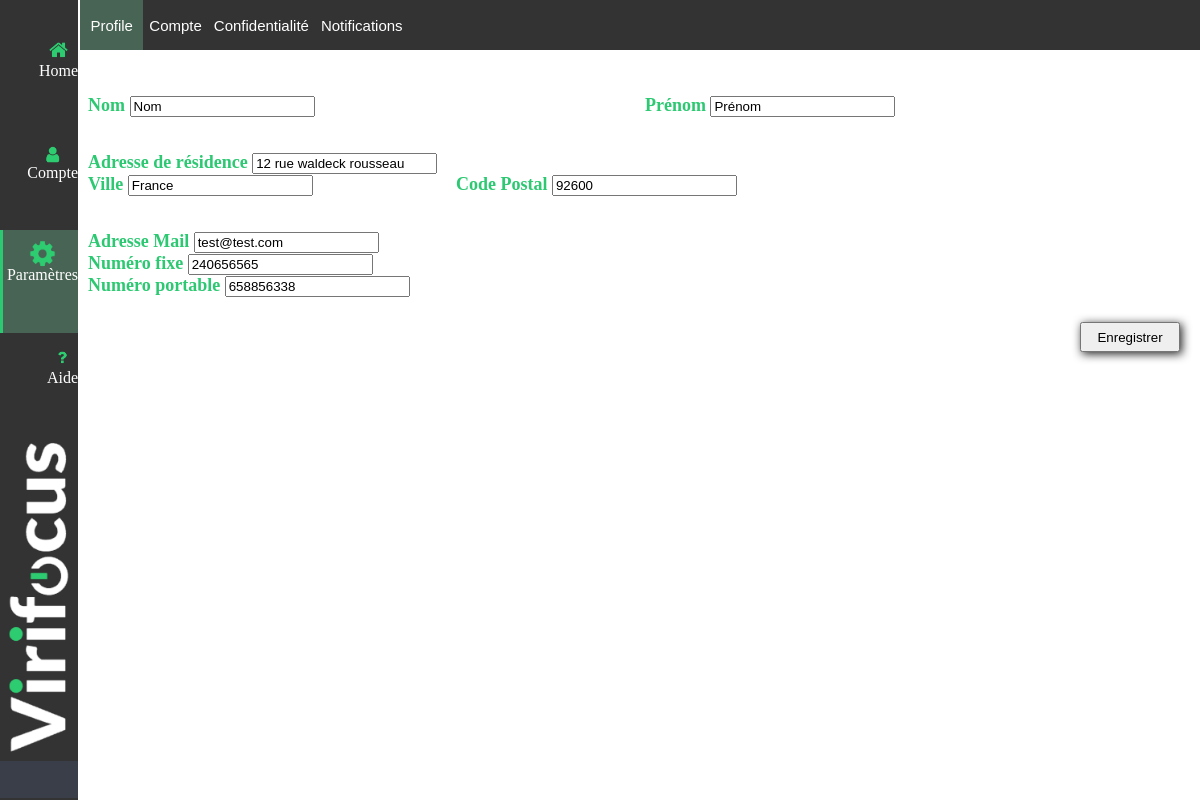
Page /parametres.php (signed in) on the committed database.
### tables this page shows
CREATE TABLE IF NOT EXISTS `users` (
  `id` int(11) NOT NULL AUTO_INCREMENT,
  `mail` varchar(40) DEFAULT NULL,
  `password` text,
  `name` varchar(30) DEFAULT NULL,
  `firstname` varchar(30) DEFAULT NULL,
  `address` text,
  `postal_code` int(20) DEFAULT NULL,
  `city` varchar(30) DEFAULT NULL,
  `country` varchar(30) DEFAULT NULL,
  `phone_number_home` int(20) DEFAULT NULL,
  `phone_number_portable` int(20) DEFAULT NULL,
  `type` varchar(20) DEFAULT NULL,
  `pass_token` varchar(10) DEFAULT NULL,
  `date` datetime DEFAULT NULL,
  PRIMARY KEY (`id`)
);

### parametres.php (the view, shortened to what this page needs)
<!DOCTYPE html>
<html>
<head>
    <link rel="stylesheet" href="parametres.css"/>
	<?php
		try
		{
			$bdd = new PDO('mysql:host=localapp;dbname=virifocus;charset=utf8', 'root', '');
		}
		catch(Exception $e)
		{
				die('Erreur : '.$e->getMessage());
				echo "ERREUR BDD ERREUR BDD ERREUR BDD";
		}
		$req = $bdd->prepare('SELECT * FROM users WHERE mail=?');
		$req->execute(array($_SESSION['mail']));
		 while ($donnees = $req->fetch()) {
		     $name = $donnees['name'];
		     $firstname = $donnees['firstname'];
		     $address = $donnees['address'];
		     $postal_code = $donnees['postal_code'];
		     $country = $donnees['country'];
		     $mail = $donnees['mail'];
		     $phone_number_home = $donnees['phone_number_home'];
		     $phone_number_portable = $donnees['phone_number_portable'];
		}
	?>
</head>
<body class="fond">
            <div id="site">
			<?php
				include "header.php";
			?>
				<div class="tab">
				<button class="tablinks" id="tablink1">Profile</button>
				<button class="tablinks" id="tablink2">Compte</button>
				<button class="tablinks" id="tablink3">Confidentialit&eacute;</button>
				<button class="tablinks" id="tablink4">Notifications</button>
				</div>
				<div class="tabcontent" id="profile">
				<form class="profile_form" action="parametres_post.php" method="post">
					<div class="bloc" id="bloc_profile_1">
						<div id="name">
							<span class="tag" id="tag_name"> Nom </span>
							<input type="text" id="name" name="name" value="<?php echo $name;?>">
						</div>
						<div id="firstname">
							<span class="tag"> Prénom </span>
							<input type="text" name="firstname" value="<?php echo $firstname;?>">
						</div>
					</div>
					<div class="bloc" id="bloc_profile_2">
						<div class="row" id="bloc_profile_2_row_1">
    						<div id="address">
    							<span class="tag"> Adresse de résidence </span>
    							<input type="text" name="address" value="<?php echo $address;?>">
    						</div>
    					</div>
						<div class="row" id="bloc_profile_2_row_2">
    						<div id="country">
    							<span class="tag"> Ville </span>
    							<input type="text" name="country" value="<?php echo $country;?>">
    						</div>
    						<div id="city">
    							<span class="tag"> Code Postal </span>
    							<input type="text" name="postal_code" value="<?php echo $postal_code;?>">
    						</div>
    					</div>
					</div>
					<div class="bloc" id="bloc_profile_3">
						<div id="mail">
							<span class="tag"> Adresse Mail </span>
							<input type="text" name="mail" value="<?php echo $mail;?>">
						</div>
						<div id="fixe">
							<span class="tag"> Numéro fixe </span>
							<input type="text" name="number_home" value="<?php echo $phone_number_home?>">
						</div>
						<div id="phone">
							<span class="tag"> Numéro portable </span>
							<input type="text" name="phone_number" value="<?php echo $phone_number_portable;?>">
						</div>
					</div>
					<input class="enregistrer" type="submit" value="Enregistrer">
				</form>
				</div>
			<?php
				include "footer.php";
			?>
			</div>
</body>
</html>

### parametres.css (style rules this page uses)
body { padding:0; margin:0; width:auto; }
#site { display: grid; grid-template-columns: 2fr 28fr; grid-template-rows: 10vh 90vh; font-family: Segoe UI Light, Georgia; text-decoration:none; }
#tag_name { cursor: pointer; }
.tab { display: grid; grid-row: 1; grid-template-columns: 6fr 6fr 6fr 6fr 75fr; background-color: #333333; overflow: hidden; height: 50px; }
.tablinks { font-size: 15px; }
.tab button { background-color: inherit; color: white; border: none; outline: none; cursor: pointer; transition: 0.3s; }
.tab button.active { background-color: #486454; }
.tabcontent { display: none; grid-row-start: 2; position: relative; bottom: 20px; color: black; overflow: auto; }
.bloc { display: grid; padding: 5px 3px; margin-top: 25px; width: 99%; }
.profile_form { padding-top: 5px; padding-left: 5px; font-size: 18px; }
.tag { color: #2cc872; font-weight: bold; }
#bloc_profile_1 { display: grid; grid-template-columns: 50fr 50fr; grid-column-gap: 10px; }
#bloc_profile_2 { display: grid; grid-temlate-rows: auto auto; }
#bloc_profile_2_row_2 { display: grid; grid-template-columns: 33fr 33fr 33fr; }
.enregistrer { box-shadow: 2px 2px 10px #212122; float: right; margin-right: 20px; margin-top: 20px; width: 100px; height: 30px; }

### rows in the picture
users: name "Nom", firstname "Prénom", address "12 rue waldeck rousseau", country "France", postal_code "92600", mail "test@test.com", number_home "240656565", phone_number "658856338"
